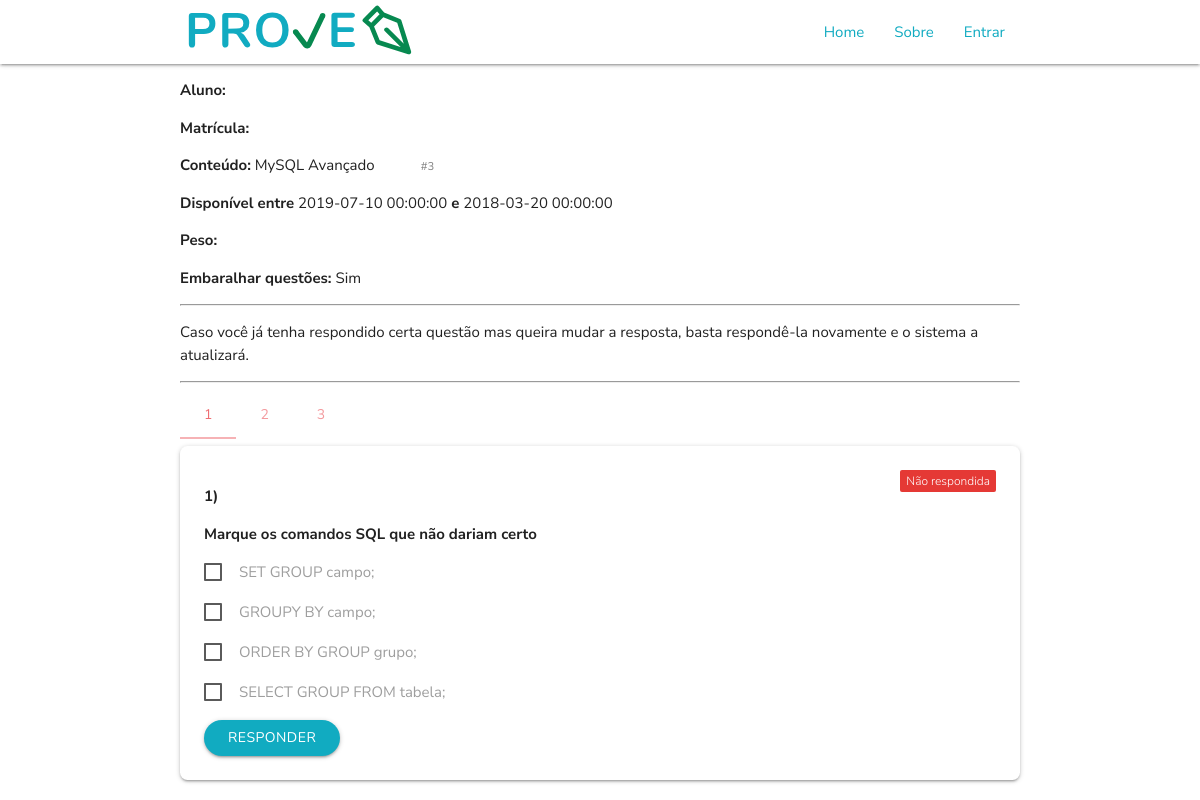
The app's page /avaliacao_responder.php?codigo=3 with its own data.
### tables this page shows
CREATE TABLE IF NOT EXISTS `Avaliacoes` (
  `Codigo_Avaliacao` INT NOT NULL AUTO_INCREMENT,
  `Conteudo` VARCHAR(50) NOT NULL,
  `Disciplina_Codigo_Disciplina` INT NOT NULL,
  `Data_Inicio` DATETIME NOT NULL,
  `Data_Fim` DATETIME NOT NULL,
  `Peso` VARCHAR(5) NULL,
  `Embaralhar` TINYINT NULL,
  PRIMARY KEY (`Codigo_Avaliacao`),
  INDEX `fk_Avaliacoes_Disciplina1_idx` (`Disciplina_Codigo_Disciplina` ASC),
  CONSTRAINT `fk_Avaliacoes_Disciplina1`
    FOREIGN KEY (`Disciplina_Codigo_Disciplina`)
    REFERENCES `Disciplinas` (`Codigo_Disciplina`)
    ON DELETE NO ACTION
    ON UPDATE NO ACTION);

CREATE TABLE IF NOT EXISTS `Questao` (
  `Codigo_Questao` INT NOT NULL AUTO_INCREMENT,
  `Enunciado` VARCHAR(100),
  `Texto` TEXT NULL,
  `Tipo_Codigo` INT NOT NULL,
  PRIMARY KEY (`Codigo_Questao`),
  INDEX `fk_Questao_Tipo1_idx` (`Tipo_Codigo` ASC),
  CONSTRAINT `fk_Questao_Tipo1`
    FOREIGN KEY (`Tipo_Codigo`)
    REFERENCES `Tipo` (`Codigo_Tipo`)
    ON DELETE NO ACTION
    ON UPDATE NO ACTION);

CREATE TABLE IF NOT EXISTS `Alternativa` (
  `Codigo_Alternativa` INT NOT NULL AUTO_INCREMENT,
  `Descricao` VARCHAR(100) NOT NULL,
  `Correta` TINYINT NOT NULL,
  `Questao_Codigo` INT NOT NULL,
  PRIMARY KEY (`Codigo_Alternativa`),
  INDEX `fk_Alternativa_Questao1_idx` (`Questao_Codigo` ASC),
  CONSTRAINT `fk_Alternativa_Questao1`
    FOREIGN KEY (`Questao_Codigo`)
    REFERENCES `Questao` (`Codigo_Questao`)
    ON DELETE NO ACTION
    ON UPDATE NO ACTION);

### disciplinas_pdo.php (called while the page is built, shortened)
<?php
function selectPDO_discaval ($codigo, $tabela ) {
	try {
		$sql = 'select d.Codigo_Disciplina as "ID Disciplina", d.Nome as "Disciplina", a.Codigo_Avaliacao as "ID Avaliacao", a.Conteudo, a.Data_Inicio, a.Data_Fim, a.Peso, a.Embaralhar
		 FROM avaliacoes a, disciplinas d
		 WHERE d.Codigo_Disciplina = a.Disciplina_Codigo_Disciplina ';
		if($tabela == 'disciplina') {
			$sql .= ' and d.Codigo_Disciplina = '.$codigo;
		} else if ($tabela == 'avaliacao') {
			$sql .=  'and a.Codigo_Avaliacao = '.$codigo;
		}
		$sql .= " ORDER BY a.Data_Fim";
		$consulta = $GLOBALS['pdo']->query($sql);
		$registros = array();
		for ($i = 0; $linha = $consulta->fetch(PDO::FETCH_ASSOC); $i++) {
			$registros[$i] = array();
			array_push($registros[$i], $linha['ID Disciplina']);
			array_push($registros[$i], $linha['Disciplina']);
			array_push($registros[$i], $linha['ID Avaliacao']);
			array_push($registros[$i], $linha['Conteudo']);
			array_push($registros[$i], $linha['Data_Inicio']);
			array_push($registros[$i], $linha['Data_Fim']);
			array_push($registros[$i], $linha['Peso']);
			array_push($registros[$i], $linha['Embaralhar']);
		}
		return $registros;
	} catch (PDOException $e) {
		echo "Erro: ".$e->getMessage();
	}
}
?>

### avaliacao_funcaoFormulario.php (the view, shortened to what this page needs)
<?php
function gerar_formulario_questoes($cod_avaliacao, $embaralhar, $matricula) {
	$questoes = select_questoes_formulario($cod_avaliacao, $embaralhar);
	echo "<ul class='tabs'>";
	for ($i=0; $i < count($questoes); $i++) {
		$noQuestao = $i+1;
		echo "<li class='tab'><a href='#q".$questoes[$i][0]."'>".$noQuestao."</a></li>";
	}
	echo "</ul>";
	for ($i=0; $i < count($questoes); $i++) {
		$alunoJaRespondeu = alunoJaRespondeu($questoes[$i][0], $questoes[$i][3], $matricula);
		$noQuestao = $i+1;
		echo "<div id='q".$questoes[$i][0]."' class='card-panel'>";
		if($alunoJaRespondeu) {
			echo "<span class='new badge green darken-1' data-badge-caption='Respondida'></span>";
		} else {
			echo "<span class='new badge red darken-1' data-badge-caption='Não respondida'></span>";
		}
			echo "<p><b>".$noQuestao.")</b></p>";
			echo "<p><b>".$questoes[$i][2]."</b></p>";
			echo "<form action='resposta_pdo.php' method='post'>";
				if($questoes[$i][3] == 1) {
					echo "<textarea class='materialize-textarea' name='resposta_q".$questoes[$i][0]."'></textarea>";
				} else {
					$alternativas = select_alternativas_formulario($questoes[$i][0]);
					echo "<div class='alternativas'>";
					for ($j=0; $j < count($alternativas); $j++) {
						echo "<p> <label>";
							echo "<span>".$alternativas[$j][1]."</span>";
						echo "</label> </p>";
					}
					echo "</div>";
				}
				$acao = $questoes[$i][3] == 1 ? 'addResDiscursiva' : 'addResAlternativa';
				echo "<button class='btn waves-effect waves-light' type='submit' name='acao' value='".$acao."'>Responder</button>";
			echo "</form>";
		echo "</div>";
	}
}
function select_questoes_formulario ($cod_avaliacao, $embaralhar) {
	try {
		$sql = " SELECT ";
		$sql .= " Q.Codigo_Questao, Q.Texto, Q.Enunciado, Q.Tipo_Codigo ";
		$sql .= " FROM ".$GLOBALS['tb_questoes']." Q, ".$GLOBALS['tb_avaliacoes']." A, ".$GLOBALS['tb_aval_ques']." QA ";
		$sql .= " WHERE Q.Codigo_Questao = QA.Questoes_Codigo_Questao ";
		$sql .= " AND A.Codigo_Avaliacao = QA.Avaliacoes_Codigo_Avaliacao ";
		$sql .= " AND A.Codigo_Avaliacao = ".$cod_avaliacao." ";
		if($embaralhar) { $sql .= " ORDER BY RAND() "; }
		$consulta = $GLOBALS['pdo']->query($sql);
		$registros = array();
		for ($i = 0; $linha = $consulta->fetch(PDO::FETCH_ASSOC); $i++) {
			$registros[$i] = array();
			array_push($registros[$i], $linha['Codigo_Questao']);
			array_push($registros[$i], $linha['Texto']);
			array_push($registros[$i], $linha['Enunciado']);
			array_push($registros[$i], $linha['Tipo_Codigo']);
		}
		return $registros;
	} catch (PDOException $e) {
		echo "Erro: ".$e->getMessage();
	}
}
function select_alternativas_formulario($cod_questao) {
	try {
		$sql = " SELECT ";
		$sql .= " Codigo_Alternativa, Descricao ";
		$sql .= " FROM ".$GLOBALS['tb_alternativa']." ";
		$sql .= " WHERE Questao_Codigo = ".$cod_questao;
		$sql .= " ORDER BY Codigo_Alternativa";
		$consulta = $GLOBALS['pdo']->query($sql);
		$registros = array();
		for ($i = 0; $linha = $consulta->fetch(PDO::FETCH_ASSOC); $i++) {
			$registros[$i] = array();
			array_push($registros[$i], $linha['Codigo_Alternativa']);
			array_push($registros[$i], $linha['Descricao']);
		}
		return $registros;
	} catch (PDOException $e) {
		echo "Erro: ".$e->getMessage();
	}
}
function alunoJaRespondeu ($cod_questao, $tipo_questao, $matricula) {
	if ($tipo_questao == 1) {
		$query = "SELECT count(Alunos_Matricula) as 'Respondeu' FROM Discursiva WHERE Alunos_Matricula = '".$matricula."' AND Questao_Codigo = ".$cod_questao;
	} else {
		$query = "SELECT count(RA.Alunos_Matricula) as 'Respondeu' FROM Resposta_Alternativa RA, Alternativa A
		WHERE Alunos_Matricula = '".$matricula."'
		AND RA.Alternativa_Alternativa_Codigo = A.Codigo_Alternativa
		AND A.Questao_Codigo = ".$cod_questao;
	}
	$consulta = $GLOBALS['pdo']->query($query);
		$linha = $consulta->fetch(PDO::FETCH_ASSOC);
		$respondeu = $linha['Respondeu'];
		if ($respondeu > 0) return true;
		else return false;
}
?>

### avaliacao_responder.php (shortened to what this page needs)
<!DOCTYPE html>
<?php
	include 'disciplinas_pdo.php';
	include 'avaliacao_pdo.php';
	include 'funcoes.php';
	include 'avaliacao_funcaoFormulario.php';
	if (isset($_POST['codigo'])) { $codigo = $_POST['codigo']; }
	else if (isset($_GET['codigo'])) { $codigo = $_GET['codigo']; }
	else { $codigo = ''; }
	$registros = selectPDO_discaval($codigo, 'avaliacao');
	if($codigo != '') {
		$cod_avaliacao = $registros[0][2];
		$conteudo = $registros[0][3];
		$data_inicio = $registros[0][4];
		$data_fim = $registros[0][5];
		$peso = $registros[0][6];
		$embaralhar = $registros[0][7];
	} else {
		$title = '';
	}
?>
<html>
<head>
	<link rel="stylesheet" href="https://cdnjs.cloudflare.com/ajax/libs/materialize/1.0.0/css/materialize.min.css">
	<link href="assets/css/login/login.css" type="text/css" rel="stylesheet" media="screen,projection"/>
</head>
<body>
	<header> <?php printHeader(); ?> </header>
	<main>
		<div class="container">
			<div id="info-avaliacao">
			<?php
				echo "<p><b>Aluno:</b> ".$_SESSION['nome']."</p>";
				echo "<p><b>Matrícula:</b> ".$_SESSION['matricula']."</p>";
				$embaralharTxt = $embaralhar == 1 ? 'Sim' : 'Não';
				echo "<p><b>Conteúdo:</b> ".$conteudo."
					&nbsp;&nbsp;&nbsp;&nbsp;&nbsp;&nbsp;&nbsp;&nbsp;&nbsp;&nbsp;
					<small style='color:grey'>#".$cod_avaliacao."</small></p>";
				echo "<p><b>Disponível entre</b> ".$data_inicio." <b>e</b> ".$data_fim."</p>";
				echo "<p><b>Peso: </b>".$peso."</p>";
				echo "<p><b>Embaralhar questões:</b> ".$embaralharTxt."</p>";
			?>
			</div>
			<hr/>
			<div id="info-ao-aluno">
				<p>Caso você já tenha respondido certa questão mas queira mudar a resposta, basta respondê-la novamente e o sistema a atualizará.</p>
			</div>
			<hr/>
			<div id="formulario-questoes">
				<?php
					gerar_formulario_questoes($cod_avaliacao, $embaralhar, $_SESSION['matricula']);
				?>
			</div>
		</div>
	</main>
</body>
</html>

### records on screen
avaliacoes: Conteudo "MySQL Avançado", Codigo_Avaliacao "3", Data_Inicio "2019-07-10 00:00:00", Data_Fim "2018-03-20 00:00:00", Embaralhar "Sim"
questao: noQuestao "1", Enunciado "Marque os comandos SQL que não dariam certo"
questao: noQuestao "2"
questao: noQuestao "3"
alternativa: Descricao "SET GROUP campo;"
alternativa: Descricao "GROUPY BY campo;"
alternativa: Descricao "ORDER BY GROUP grupo;"
alternativa: Descricao "SELECT GROUP FROM tabela;"
